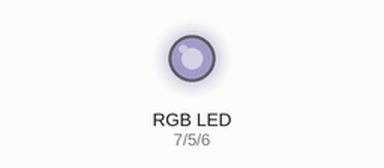
This sketch was run on a simulated Arduino Uno, built with avr-gcc and run on an emulated ATmega328P. On the bench: an RGB LED mixed from three pins (HIGH = lit). Dim RGB values are drawn brighter than linear.

Above: at 0.1 s.
Timing chart, 0 to 1.6 s (numbered marks = the images above):
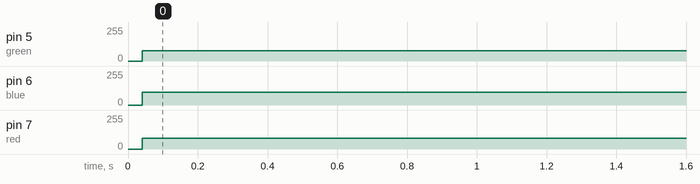

The sketch:

sunset_simulator_2016.ino
```cpp
int red = 7;
int green = 5;
int blue = 6;

void setup() {
  pinMode(red, OUTPUT);
  pinMode(green, OUTPUT);
  pinMode(blue, OUTPUT);
}

void loop() {
  //RED SETTING
  digitalWrite(red, HIGH);
  digitalWrite(green, LOW);
  digitalWrite(blue, LOW);


  //GREEN SETTING
  digitalWrite(red, LOW);
  digitalWrite(green, HIGH);
  digitalWrite(blue, LOW);

  //BLUE SETTING
  digitalWrite(red, LOW);
  digitalWrite(green, LOW);
  digitalWrite(blue, HIGH);
}
```

Measured:
- by itself, pin 5 (green): 0/255 → 77/255 at 0.04 s
- by itself, pin 6 (blue): 0/255 → 97/255 at 0.04 s
- by itself, pin 7 (red): 0/255 → 79/255 at 0.04 s
